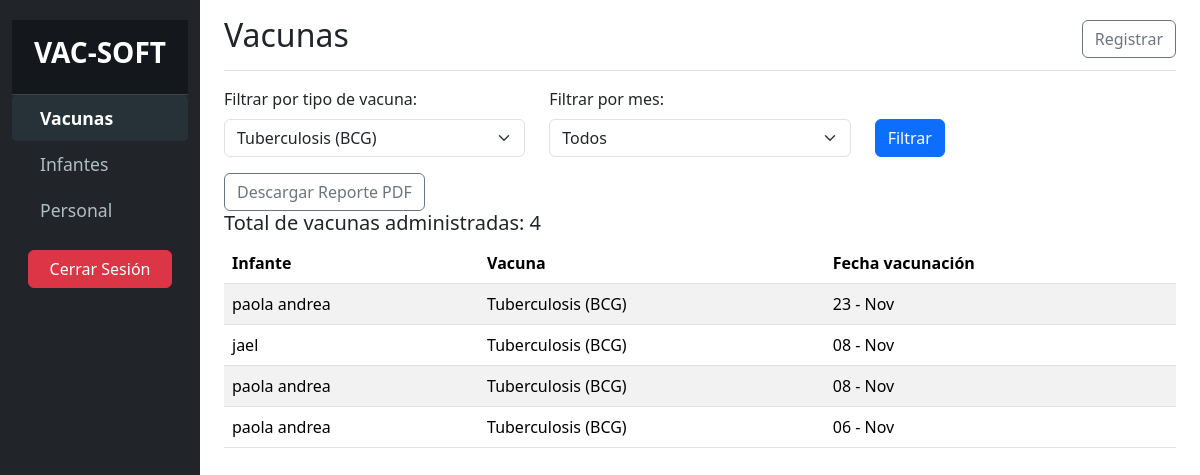
Page /index.php?vacuna=Tuberculosis (BCG) (signed in) on the committed database.
### tables this page shows
CREATE TABLE `vacunaciones` (
  `id` bigint(20) NOT NULL,
  `id_nino` bigint(20) NOT NULL,
  `tipo_id` bigint(20) NOT NULL,
  `numero_dosis` int(11) DEFAULT NULL,
  `fecha_administracion` date DEFAULT NULL,
  `id_personal` bigint(20) DEFAULT NULL
);

CREATE TABLE `vacuna_tipo` (
  `id` bigint(20) NOT NULL,
  `tipo` varchar(255) NOT NULL,
  `dosis_requeridas` int(11) NOT NULL
);

### index.php (the view, shortened to what this page needs)
<?php
include_once 'conexion.php';
$filtro_vacuna = $_GET['vacuna'] ?? '';
$query = "SELECT
            niños.nombre AS infante,
            vacuna_tipo.tipo AS vacuna,
            vacunaciones.fecha_administracion AS fecha_vacunacion
          FROM vacunaciones
          JOIN niños ON vacunaciones.id_nino = niños.id
          JOIN vacuna_tipo ON vacunaciones.tipo_id = vacuna_tipo.id";
$condiciones = [];
$parametros = [];
if ($filtro_vacuna) {
    $condiciones[] = "vacuna_tipo.tipo = ?";
    $parametros[] = $filtro_vacuna;
}
if (!empty($condiciones)) {
    $query .= " WHERE " . implode(" AND ", $condiciones);
}
$query .= " ORDER BY fecha_vacunacion DESC";
$stmt = $conn->prepare($query);
if (!empty($parametros)) {
    $tipos_parametros = str_repeat("s", count($parametros));
    $stmt->bind_param($tipos_parametros, ...$parametros);
}
$stmt->execute();
$result = $stmt->get_result();
$query_tipos_vacunas = "SELECT DISTINCT tipo FROM vacuna_tipo";
$result_tipos_vacunas = $conn->query($query_tipos_vacunas);
$total_vacunas = $result->num_rows;
?>
<!DOCTYPE html>
<html lang="es">
<head>
    <link rel="stylesheet" href="css/bootstrap.min.css">
    <link rel="stylesheet" href="css/styles.css">
</head>
<body>
    <div class="container-fluid">
        <div class="row">
            <nav id="sidebar" class="col-md-3 col-lg-2 d-md-block sidebar bg-dark d-flex flex-column">
                <div>
                    <div class="sidebar-header p-3 text-center">
                        <h3 class="text-white"><strong>VAC-SOFT</strong></h3>
                    </div>
                    <ul class="nav flex-column">
                        <li class="nav-item">
                            <a class="nav-link active" href="index.php">
                                <i class="bi bi-arrow-right-circle me-2"></i> Vacunas
                            </a>
                        </li>
                        <li class="nav-item">
                            <a class="nav-link" href="infantes.php">
                                <i class="bi bi-people me-2"></i> Infantes
                            </a>
                        </li>
                        <li class="nav-item">
                            <a class="nav-link" href="personal.php">
                                <i class="bi bi-person-badge me-2"></i> Personal
                            </a>
                        </li>
                    </ul>
                </div>
                <div class="mt-auto text-center p-3">
                    <a href="logout.php" class="btn btn-danger w-100">Cerrar Sesión</a>
                </div>
            </nav>
            <main class="col-md-9 ms-sm-auto col-lg-10 px-md-4">
                <div class="d-flex justify-content-between flex-wrap flex-md-nowrap align-items-center pt-3 pb-2 mb-3 border-bottom">
                    <h1 class="h2">Vacunas</h1>
                    <a href="registro_vacunacion.php" class="btn btn-outline-secondary">Registrar</a>
                </div>
                <form method="get" action="index.php" class="mb-3">
                    <div class="row">
                        <div class="col-md-4">
                            <label for="vacuna" class="form-label">Filtrar por tipo de vacuna:</label>
                            <select name="vacuna" id="vacuna" class="form-select">
                                <?php while ($row_tipo = $result_tipos_vacunas->fetch_assoc()) : ?>
                                    <option value="<?php echo $row_tipo['tipo']; ?>" <?php if ($row_tipo['tipo'] == $filtro_vacuna) echo 'selected'; ?>>
                                        <?php echo $row_tipo['tipo']; ?>
                                    </option>
                                <?php endwhile; ?>
                            </select>
                        </div>
                        <div class="col-md-4">
                            <label for="meses" class="form-label">Filtrar por mes:</label>
                            <select name="meses" id="meses" class="form-select">
                                <option value="">Todos</option>
                            </select>
                        </div>
                        <div class="col-md-2 d-flex align-items-end">
                            <button type="submit" class="btn btn-primary">Filtrar</button>
                        </div>
                    </div>
                </form>
                <div class="mt-3">
                    <form method="get" action="generar_reporte.php" target="_blank">
                        <button type="submit" class="btn btn-outline-secondary">Descargar Reporte PDF</button>
                    </form>
                </div>
                <h5>Total de vacunas administradas: <?php echo $total_vacunas; ?></h5>
                <div class="table-responsive">
                    <table class="table table-striped">
                        <thead>
                            <tr>
                                <th>Infante</th>
                                <th>Vacuna</th>
                                <th>Fecha vacunación</th>
                            </tr>
                        </thead>
                        <tbody>
                            <?php while ($row = $result->fetch_assoc()) : ?>
                                <tr>
                                    <td><?php echo $row['infante']; ?></td>
                                    <td><?php echo $row['vacuna']; ?></td>
                                    <td><?php echo date("d - M", strtotime($row['fecha_vacunacion'])); ?></td>
                                </tr>
                            <?php endwhile; ?>
                        </tbody>
                    </table>
                </div>
            </main>
        </div>
    </div>
</body>
</html>

### css/styles.css (style rules this page uses)
#sidebar { background-color: #1c1f26; color: #ffffff; min-height: 100vh; padding-top: 20px; }
#sidebar .sidebar-header { font-size: 1.5rem; font-weight: bold; background-color: #14171c; padding: 20px; border-bottom: 1px solid #444; }
#sidebar .nav-link { color: #b0bec5; font-size: 1.1rem; padding: 10px 20px; display: flex; align-items: center; transition: all 0.3s ease; }
#sidebar .nav-link.active { background-color: #263238; color: #ffffff; font-weight: bold; border-radius: 5px; }

### rows in the picture
vacunaciones: id_nino.nombre "paola andrea", tipo.tipo "Tuberculosis (BCG)", fecha_administracion "23 - Nov"
vacunaciones: id_nino.nombre "jael", tipo.tipo "Tuberculosis (BCG)", fecha_administracion "08 - Nov"
vacunaciones: id_nino.nombre "paola andrea", tipo.tipo "Tuberculosis (BCG)", fecha_administracion "08 - Nov"
vacunaciones: id_nino.nombre "paola andrea", tipo.tipo "Tuberculosis (BCG)", fecha_administracion "06 - Nov"

### other values in the picture
$total_vacunas "4"
form field vacuna "Tuberculosis (BCG)"
